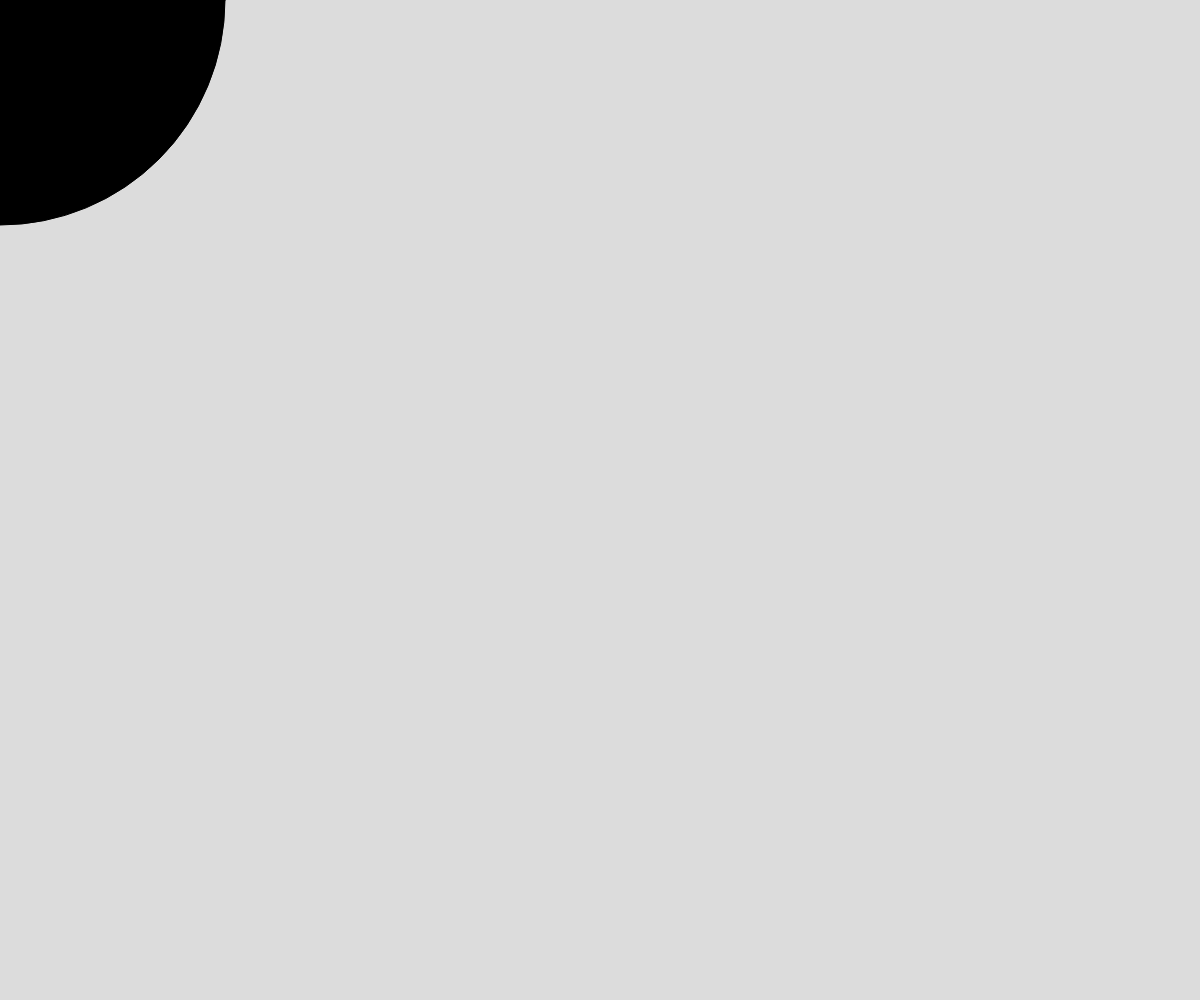
Frame 1 (no input)
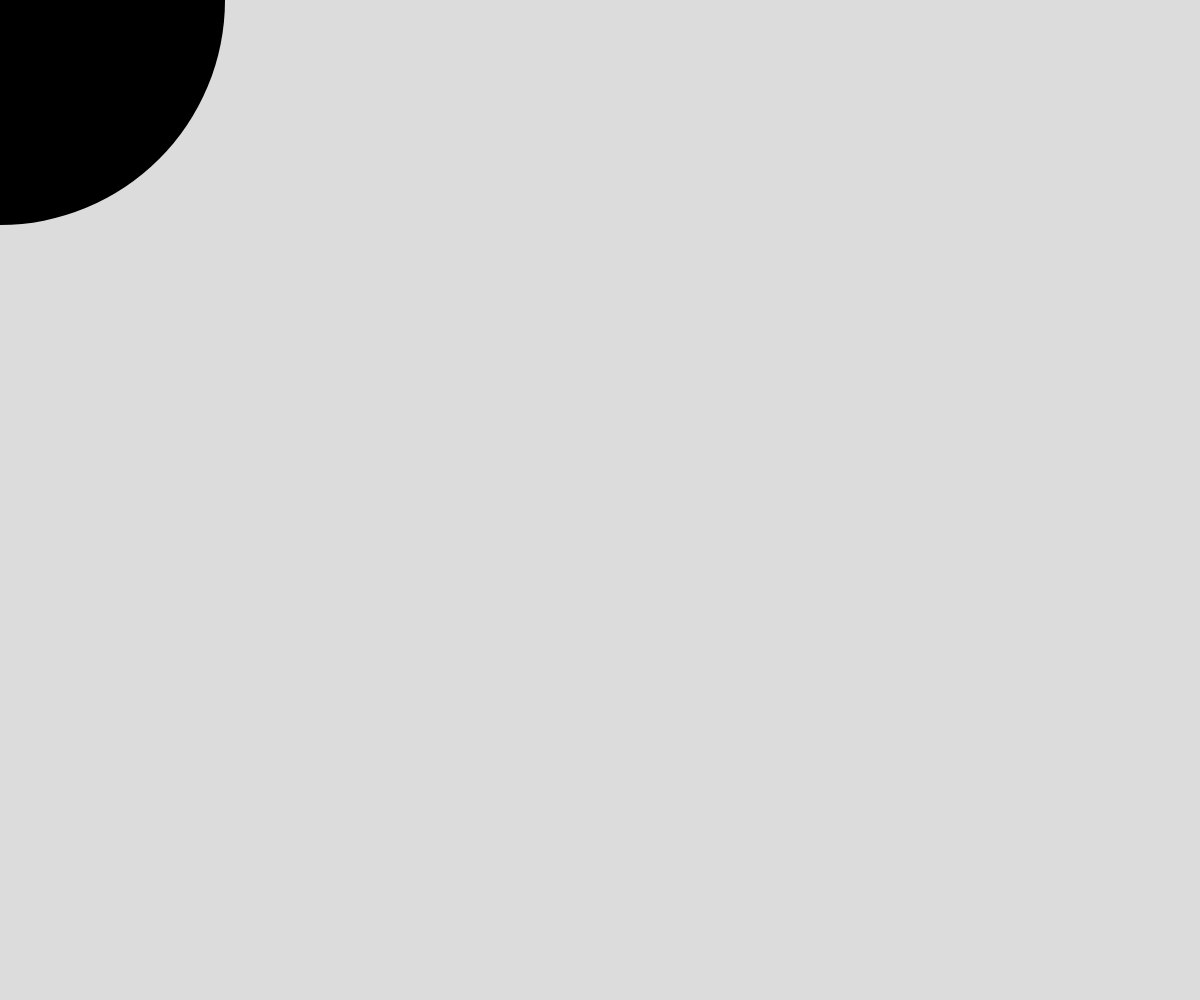
Frame 60 (no input)
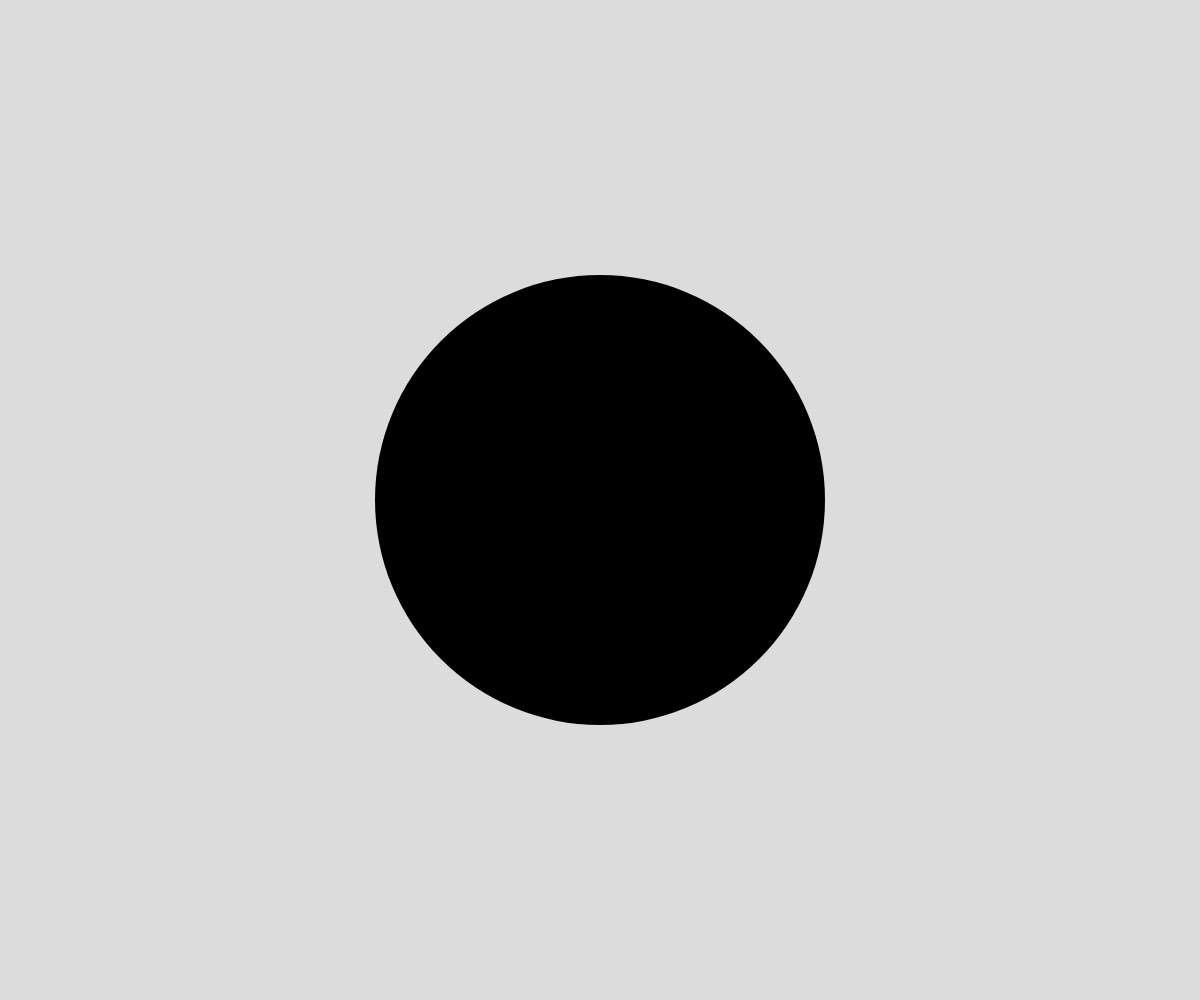
Frame 120 (the mouse pressed at the canvas centre since frame 60)

The p5.js sketch that drew these frames (run headless with seeded random() and noise() and a simulated clock; from frame 60 on, the mouse is pressed at the canvas centre):

// p5.js sketch
// ── sketch.js
// Project Title
// Your Name
// Date
//
// Extra for Experts:
// - describe what you did to take this project "above and beyond"


function setup() {
  createCanvas(windowWidth, windowHeight);
}

function draw() {
  background(220);
  fill(0);
  noStroke(circle(mouseX, mouseY, 450));
}
